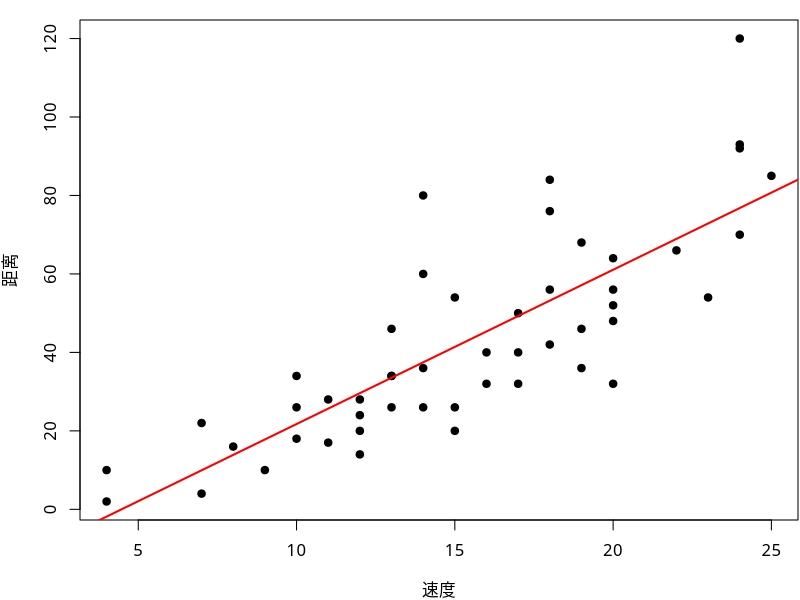

The R script that drew this image:
## ---- chunk 1
par(mar = c(4, 4, 1, .1), family = "Heiti SC Light")
plot(dist ~ speed, data = cars, pch = 19, xlab = "速度", ylab = "距离")
abline(lm(dist ~ speed, data = cars), col = "red", lwd = 2)
## ---- chunk 2
knitr::kable(
  head(iris), caption = '数据表',
  booktabs = TRUE
)
